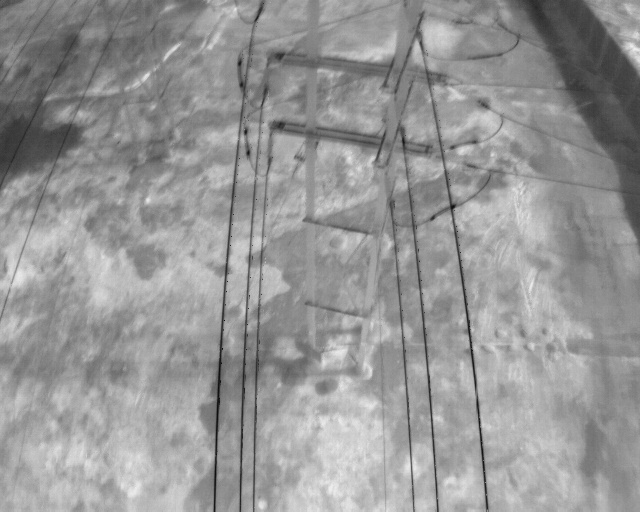
#> input picture opencv/line detection/1.jpg, 640 x 512 px
$ python line_detection2.py
#> lines starting #> are read from the running program, lines starting #| are printed output that depends on the picture
import cv2
import numpy as np
import matplotlib

img = cv2.imread('1.jpg')
#> img is the input picture: shape (512, 640, 3); min 12, max 238, mean 150.1
gray = cv2.cvtColor(img,cv2.COLOR_BGR2GRAY)

kernel_size = 5
blur_gray = cv2.GaussianBlur(gray,(kernel_size, kernel_size),0)
low_threshold = 50
high_threshold = 150
edges = cv2.Canny(blur_gray, low_threshold, high_threshold)
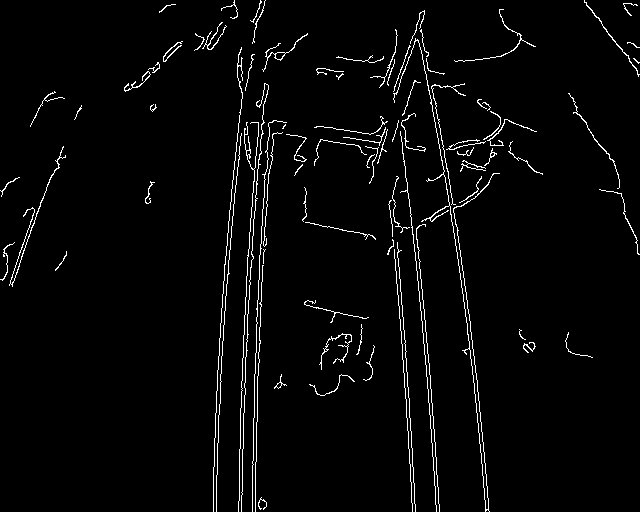
#> edges: shape (512, 640); 2.9% white in thin lines or dots
cv2.imshow('edges',edges)
cv2.waitKey(0)
rho = 1  # distance resolution in pixels of the Hough grid
theta = np.pi / 180  # angular resolution in radians of the Hough grid
threshold = 80  # minimum number of votes (intersections in Hough grid cell)
min_line_length = 300  # minimum number of pixels making up a line
max_line_gap = 70  # maximum gap in pixels between connectable line segments
line_image = np.copy(img) * 0  # creating a blank to draw lines on
#> line_image: shape (512, 640, 3); every value is 0

# Run Hough on edge detected image
# Output "lines" is an array containing endpoints of detected line segments
lines = cv2.HoughLinesP(edges, rho, theta , threshold, np.array([]),
                    min_line_length, max_line_gap)
#> lines = [[238, 511, 259, 105], [419, 13, 477, 385], [381, 59, 412, 504], [220, 382, 242, 58], [259, 351, 269, 49], [391, 59, 430, 380], [393, 190, 415, 511], [441, 73, 486, 509], [421, 12, 471, 332], [241, 511, 254, 122], [259, 362, 270, 48]]

for line in lines:
    for x1,y1,x2,y2 in line:
      cv2.line(line_image,(x1,y1),(x2,y2),(0,0,255),3)
#> this loop made 11 passes
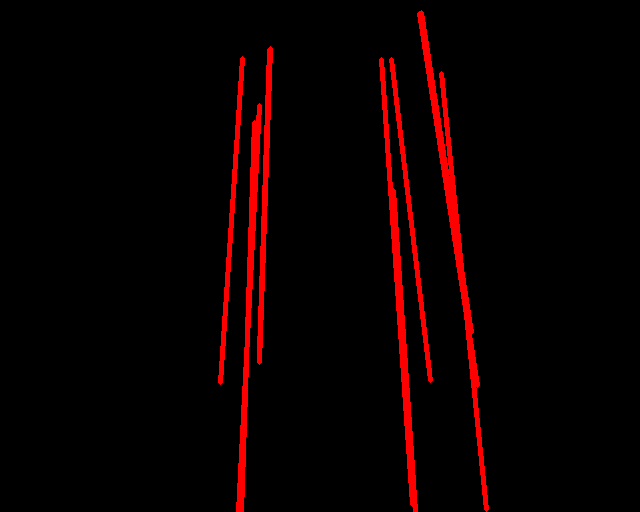
#> line_image: shape (512, 640, 3); mean B, G, R 0, 0, 11.7
# Draw the lines on the  image
lines_edges = cv2.addWeighted(img, 0.8, line_image, 1, 0)
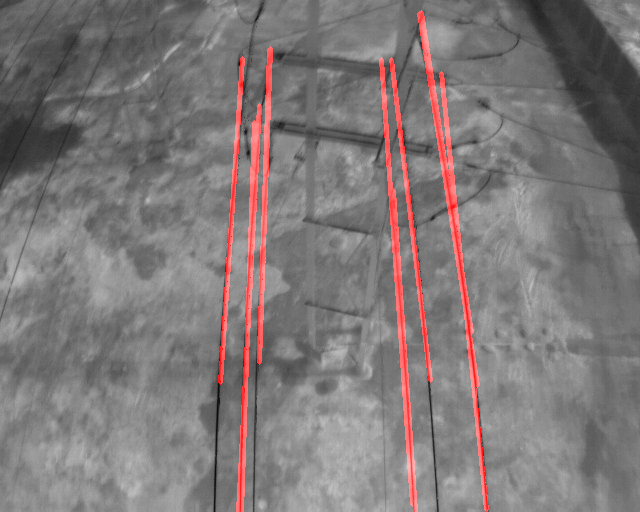
#> lines_edges: shape (512, 640, 3); mean B, G, R 120.1, 120.1, 127.1
cv2.imshow('line_edges',lines_edges)
cv2.waitKey(0)
cv2.destroyAllWindows()
